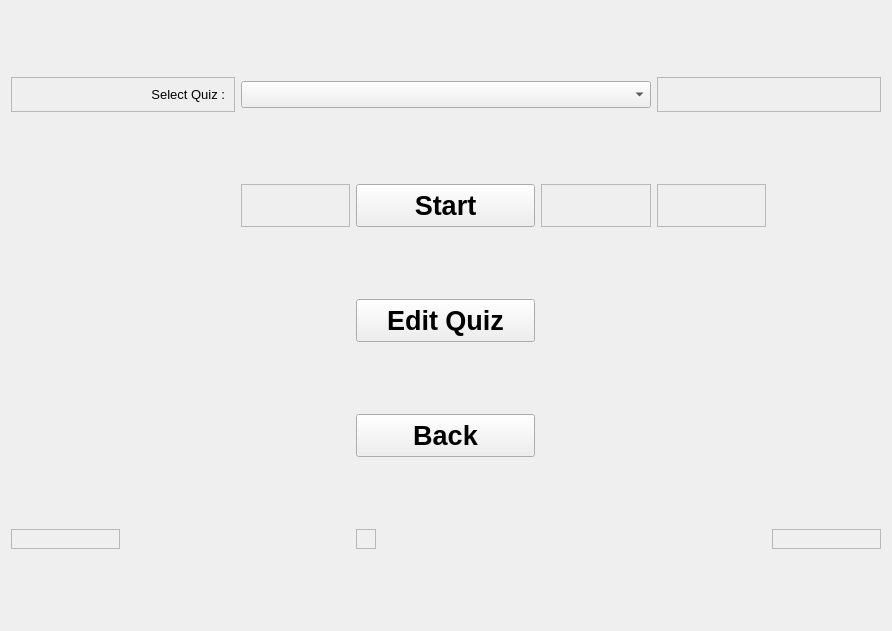
<?xml version="1.0" encoding="UTF-8"?>
<ui version="4.0">
 <class>Form</class>
 <widget class="QWidget" name="Form">
  <property name="geometry">
   <rect>
    <x>0</x>
    <y>0</y>
    <width>892</width>
    <height>631</height>
   </rect>
  </property>
  <property name="sizePolicy">
   <sizepolicy hsizetype="Preferred" vsizetype="Maximum">
    <horstretch>0</horstretch>
    <verstretch>0</verstretch>
   </sizepolicy>
  </property>
  <property name="windowTitle">
   <string>Form</string>
  </property>
  <layout class="QGridLayout" name="gridLayout">
   <item row="7" column="0">
    <widget class="QFrame" name="frame_3">
     <property name="frameShape">
      <enum>QFrame::StyledPanel</enum>
     </property>
     <property name="frameShadow">
      <enum>QFrame::Raised</enum>
     </property>
     <layout class="QGridLayout" name="gridLayout_2"/>
    </widget>
   </item>
   <item row="2" column="5">
    <widget class="QFrame" name="frame_8">
     <property name="frameShape">
      <enum>QFrame::StyledPanel</enum>
     </property>
     <property name="frameShadow">
      <enum>QFrame::Raised</enum>
     </property>
    </widget>
   </item>
   <item row="1" column="0" colspan="2">
    <widget class="QFrame" name="frame_7">
     <property name="frameShape">
      <enum>QFrame::StyledPanel</enum>
     </property>
     <property name="frameShadow">
      <enum>QFrame::Raised</enum>
     </property>
     <layout class="QGridLayout" name="gridLayout_3">
      <item row="0" column="0">
       <widget class="QLabel" name="label">
        <property name="font">
         <font>
          <pointsize>10</pointsize>
         </font>
        </property>
        <property name="text">
         <string>Select Quiz :</string>
        </property>
        <property name="alignment">
         <set>Qt::AlignRight|Qt::AlignTrailing|Qt::AlignVCenter</set>
        </property>
       </widget>
      </item>
     </layout>
    </widget>
   </item>
   <item row="1" column="5" colspan="2">
    <widget class="QFrame" name="frame_9">
     <property name="frameShape">
      <enum>QFrame::StyledPanel</enum>
     </property>
     <property name="frameShadow">
      <enum>QFrame::Raised</enum>
     </property>
    </widget>
   </item>
   <item row="1" column="2" colspan="3">
    <widget class="QComboBox" name="comboBox">
     <property name="font">
      <font>
       <family>Helvetica</family>
       <pointsize>12</pointsize>
      </font>
     </property>
    </widget>
   </item>
   <item row="2" column="4">
    <widget class="QFrame" name="frame_2">
     <property name="frameShape">
      <enum>QFrame::StyledPanel</enum>
     </property>
     <property name="frameShadow">
      <enum>QFrame::Raised</enum>
     </property>
    </widget>
   </item>
   <item row="7" column="3">
    <widget class="QFrame" name="frame_6">
     <property name="sizePolicy">
      <sizepolicy hsizetype="Maximum" vsizetype="Maximum">
       <horstretch>0</horstretch>
       <verstretch>0</verstretch>
      </sizepolicy>
     </property>
     <property name="frameShape">
      <enum>QFrame::StyledPanel</enum>
     </property>
     <property name="frameShadow">
      <enum>QFrame::Raised</enum>
     </property>
     <layout class="QVBoxLayout" name="verticalLayout_2"/>
    </widget>
   </item>
   <item row="2" column="3">
    <widget class="QPushButton" name="pushButton_3">
     <property name="sizePolicy">
      <sizepolicy hsizetype="Preferred" vsizetype="Maximum">
       <horstretch>0</horstretch>
       <verstretch>0</verstretch>
      </sizepolicy>
     </property>
     <property name="font">
      <font>
       <family>Helvetica</family>
       <pointsize>20</pointsize>
       <weight>75</weight>
       <bold>true</bold>
      </font>
     </property>
     <property name="styleSheet">
      <string notr="true">padding: 5px 30px;</string>
     </property>
     <property name="text">
      <string>Start</string>
     </property>
     <property name="autoRepeatInterval">
      <number>100</number>
     </property>
    </widget>
   </item>
   <item row="2" column="2">
    <widget class="QFrame" name="frame">
     <property name="frameShape">
      <enum>QFrame::StyledPanel</enum>
     </property>
     <property name="frameShadow">
      <enum>QFrame::Raised</enum>
     </property>
    </widget>
   </item>
   <item row="7" column="6">
    <widget class="QFrame" name="frame_4">
     <property name="frameShape">
      <enum>QFrame::StyledPanel</enum>
     </property>
     <property name="frameShadow">
      <enum>QFrame::Raised</enum>
     </property>
    </widget>
   </item>
   <item row="4" column="3">
    <widget class="QPushButton" name="pushButton">
     <property name="sizePolicy">
      <sizepolicy hsizetype="Preferred" vsizetype="Maximum">
       <horstretch>0</horstretch>
       <verstretch>0</verstretch>
      </sizepolicy>
     </property>
     <property name="font">
      <font>
       <family>Helvetica</family>
       <pointsize>20</pointsize>
       <weight>75</weight>
       <bold>true</bold>
      </font>
     </property>
     <property name="styleSheet">
      <string notr="true">padding: 5px 30px;</string>
     </property>
     <property name="text">
      <string>Back</string>
     </property>
    </widget>
   </item>
   <item row="3" column="3">
    <widget class="QPushButton" name="pushButton_2">
     <property name="sizePolicy">
      <sizepolicy hsizetype="Preferred" vsizetype="Maximum">
       <horstretch>0</horstretch>
       <verstretch>0</verstretch>
      </sizepolicy>
     </property>
     <property name="font">
      <font>
       <family>Helvetica</family>
       <pointsize>20</pointsize>
       <weight>75</weight>
       <bold>true</bold>
      </font>
     </property>
     <property name="styleSheet">
      <string notr="true">padding: 5px 30px;</string>
     </property>
     <property name="text">
      <string>Edit Quiz</string>
     </property>
    </widget>
   </item>
  </layout>
 </widget>
 <resources/>
 <connections/>
</ui>
